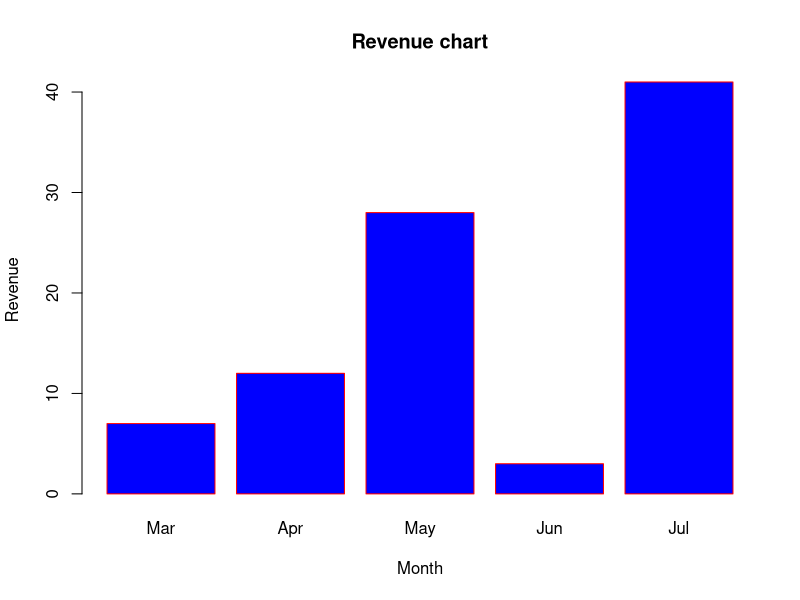

Write R code to recreate this figure.
H <- c(7,12,28,3,41)
M <- c("Mar","Apr","May","Jun","Jul")


png(file = "barchart_months_revenue.png")


barplot(H,names.arg=M,xlab="Month",ylab="Revenue",col="blue",
        main="Revenue chart",border="red")


dev.off()
